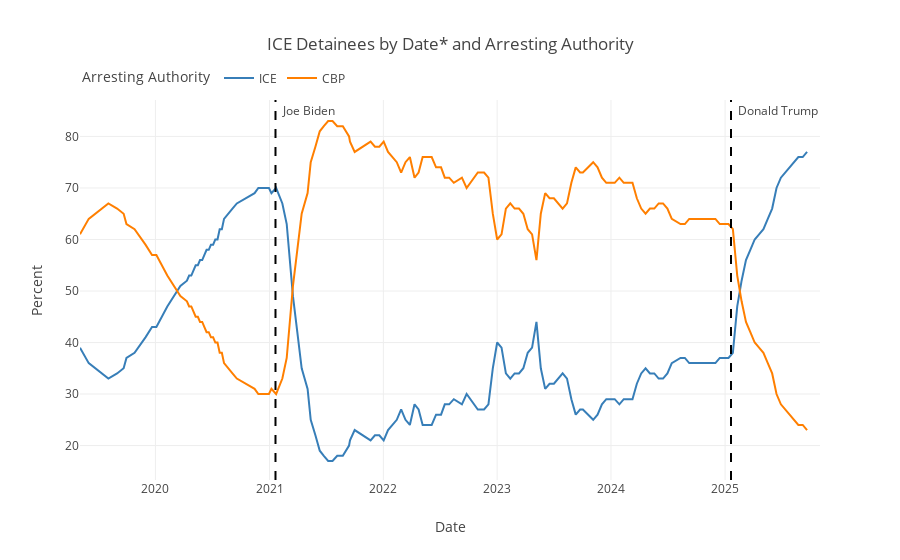

The notebook cell saved with this chart:
### Code cell
detentions.get_aa_pct_chart()

### Figure 1 — Plotly figure (JSON) as saved in the notebook; plotly's stock layout.template omitted (floating-point values rounded to 4 significant figures; data arrays with more than 128 entries replaced by an {"elided": "..."} marker saying what was removed)
{"data": [{"hovertemplate": "Arresting Authority=ICE<br>date=%{x}<br>percent=%{y}<extra></extra>", "legendgroup": "ICE", "line": {"color": "#377eb8", "dash": "solid"}, "marker": {"symbol": "circle"}, "mode": "lines", "name": "ICE", "orientation": "v", "showlegend": true, "type": "scatter", "x": {"elided": "147 str values"}, "xaxis": "x", "y": {"elided": "147 float values"}, "yaxis": "y"}, {"hovertemplate": "Arresting Authority=CBP<br>date=%{x}<br>percent=%{y}<extra></extra>", "legendgroup": "CBP", "line": {"color": "#ff7f00", "dash": "solid"}, "marker": {"symbol": "circle"}, "mode": "lines", "name": "CBP", "orientation": "v", "showlegend": true, "type": "scatter", "x": {"elided": "147 str values"}, "xaxis": "x", "y": {"elided": "147 float values"}, "yaxis": "y"}], "layout": {"annotations": [{"showarrow": false, "text": "Joe Biden", "x": "2021-01-20T00:00:00", "xanchor": "left", "xshift": 5, "y": 83, "yanchor": "bottom"}, {"showarrow": false, "text": "Donald Trump", "x": "2025-01-20T00:00:00", "xanchor": "left", "xshift": 5, "y": 83, "yanchor": "bottom"}], "legend": {"orientation": "h", "title": {"text": "Arresting Authority"}, "tracegroupgap": 0, "x": 0, "xanchor": "left", "y": 1.02, "yanchor": "bottom"}, "margin": {"t": 100}, "shapes": [{"line": {"color": "black", "dash": "dash"}, "type": "line", "x0": "2021-01-20T00:00:00", "x1": "2021-01-20T00:00:00", "xref": "x", "y0": 0, "y1": 1, "yref": "y domain"}, {"line": {"color": "black", "dash": "dash"}, "type": "line", "x0": "2025-01-20T00:00:00", "x1": "2025-01-20T00:00:00", "xref": "x", "y0": 0, "y1": 1, "yref": "y domain"}], "title": {"text": "ICE Detainees by Date* and Arresting Authority"}, "xaxis": {"anchor": "y", "domain": [0, 1], "title": {"text": "Date"}}, "yaxis": {"anchor": "x", "domain": [0, 1], "title": {"text": "Percent"}}}}
